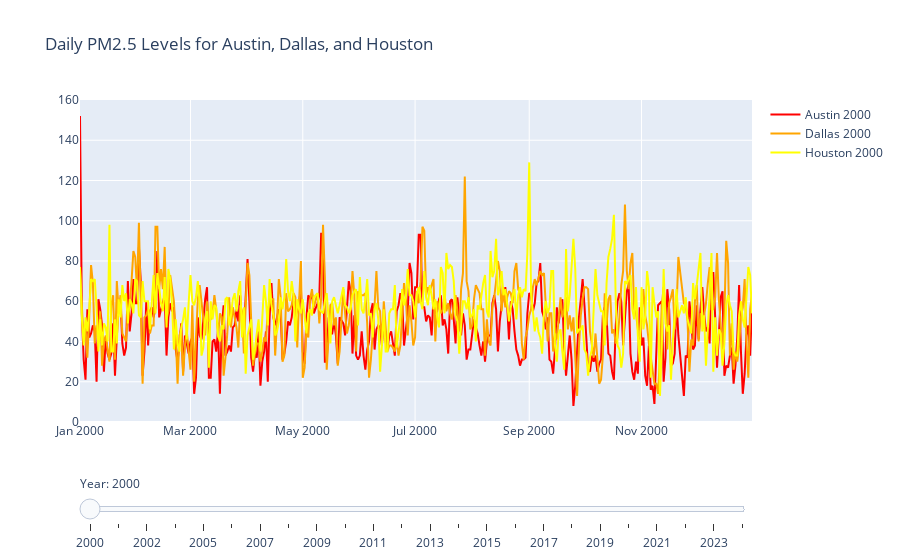

Source (notebook cell):
### Code cell
import pandas as pd
import plotly.graph_objs as go
from plotly.subplots import make_subplots

# Load the data
df = pd.read_csv('/Users/moosarahman/Desktop/cs329e/proj/airmultiple.csv')

# Convert 'Date' column to datetime type
df['Date'] = pd.to_datetime(df['Date'])
df['Year'] = df['Date'].dt.year

# Initialize the figure
fig = make_subplots()

# Define city colors
cities = ['Austin', 'Dallas', 'Houston']
colors = {'Austin': 'red', 'Dallas': 'orange', 'Houston': 'yellow'}

# Create a scatter plot for each city for each year
for year in df['Year'].unique():
    # Filter the data for the specific year
    year_data = df[df['Year'] == year]
    for city in cities:
        fig.add_trace(
            go.Scatter(
                x=year_data['Date'],
                y=year_data[city],
                name=f'{city} {year}',
                line=dict(color=colors[city]),
                visible=False  # Initially hide all traces
            )
        )

# Create steps for the slider
steps = []
for i, year in enumerate(sorted(df['Year'].unique())):
    step = dict(
        method='update',
        args=[{'visible': [False] * len(fig.data)},
              {'title': f'Daily PM2.5 Levels for Austin, Dallas, and Houston: {year}'}],
        label=str(year)
    )
    # Toggle the visibility of traces that match the current year
    for j in range(len(fig.data)):
        if fig.data[j].name.endswith(str(year)):
            step['args'][0]['visible'][j] = True
    
    steps.append(step)

# Set the first year's data to be visible when the graph is first rendered
for j in range(len(fig.data)):
    if fig.data[j].name.endswith(str(sorted(df['Year'].unique())[0])):
        fig.data[j].visible = True

# Add the slider
sliders = [dict(
    active=0,
    currentvalue={"prefix": "Year: "},
    pad={"t": 50},
    steps=steps
)]

fig.update_layout(
    sliders=sliders,
    title='Daily PM2.5 Levels for Austin, Dallas, and Houston'
)

# Show the figure
fig.show()
